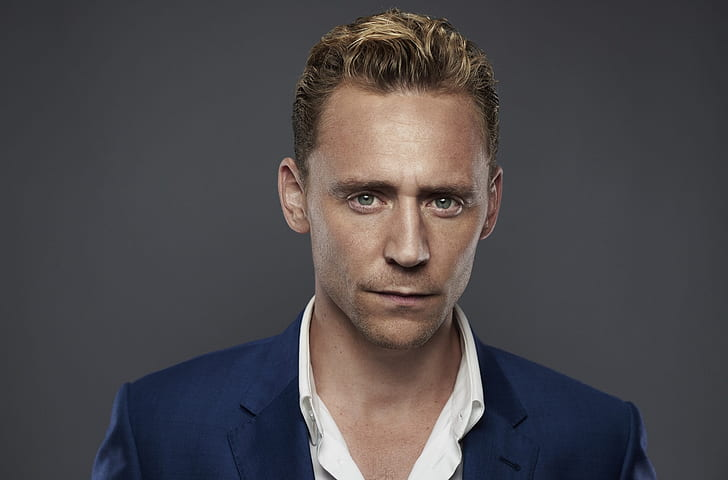
#> input picture img/loki.jpg, 728 x 480 px
$ jupyter execute assignment.ipynb
#> lines starting #> are read from the running program, lines starting #| are printed output that depends on the picture; after the words box and inside, x2 and y2 are one past the last pixel; in counts of white or black regions, pixels touching at a corner belong together
#Importing required libraries

[cell 1]
import cv2
import numpy as np
import matplotlib.pyplot as plt

#Creating required function(Gaussian)

[cell 2]
def _kernel(size=11):

    kernel = np.zeros((size, size), np.float32)
    for i in range(size):
        for j in range(size):
            if(i==j):
                kernel[i][j]=1

    return kernel / np.sum(kernel)

#Input Image

[cell 3]
path = "../img/loki.jpg"
inp_img = cv2.imread(path,cv2.IMREAD_GRAYSCALE)
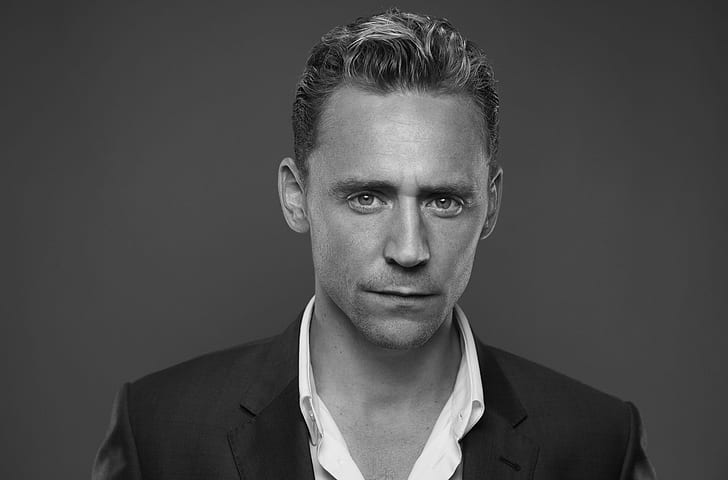
#> inp_img: shape (480, 728); min 0, max 255, mean 74.6
img= cv2.resize(inp_img, (400, 400))
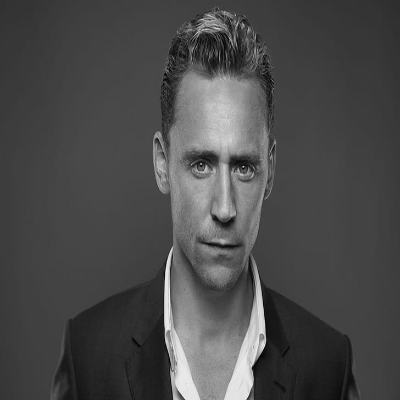
#> img: shape (400, 400); min 0, max 244, mean 74.5

plt.imshow(img, "gray")
plt.show()

#Generating Gaussian kernel

[cell 4]
kernel = _kernel()
plt.imshow(kernel)
plt.show()
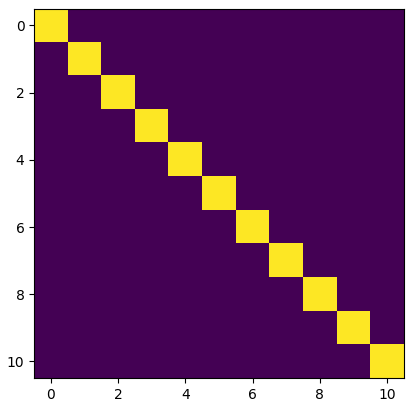
#> figure drawn by matplotlib, 1 panel

#Padding Gaussian Kernel According to image

[cell 5]
padding = int(img.shape[0]//2 - kernel.shape[0]//2)
#> padding = 195
padded_kernel = np.pad(kernel, (padding,padding-1), 'constant', constant_values=(0))
plt.imshow(padded_kernel)
plt.show()
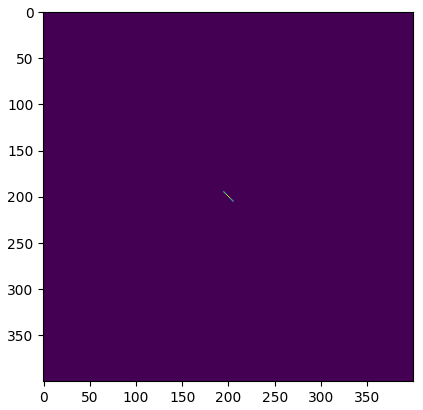
#> figure drawn by matplotlib, 1 panel

#Transforming both kernel and image into fourier domain

[cell 6]
IMG = np.fft.fft2(img)
KERNEL = np.fft.fft2(padded_kernel)
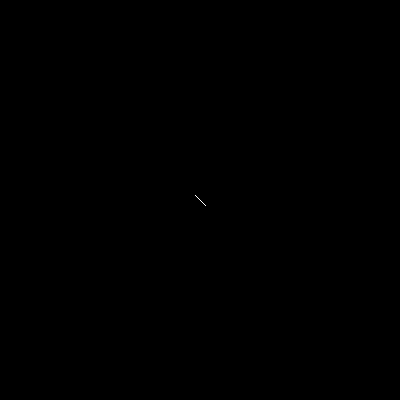
#> padded_kernel: shape (400, 400) float32; values 0 (black) and 0.0909 (white), 0.01% white in thin lines or dots, all inside (x1, y1, x2, y2) = (195, 195, 206, 206)
IMG_SHIFT = np.fft.fftshift(np.log1p(np.abs(IMG)))
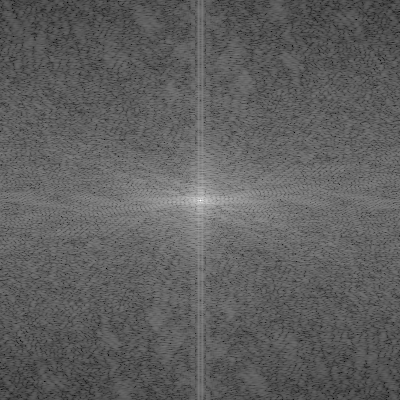
#> IMG_SHIFT: shape (400, 400) float64; min 2.06, max 16.29, mean 7.4; drawn with min black and max white
KERNEL_SHIFT = np.fft.fftshift(np.log1p(np.abs(KERNEL)))
figure, axis = plt.subplots(1,2, figsize=(14, 6))
axis[0].imshow(IMG_SHIFT, "gray")
axis[1].imshow(KERNEL_SHIFT, "gray")
plt.show()
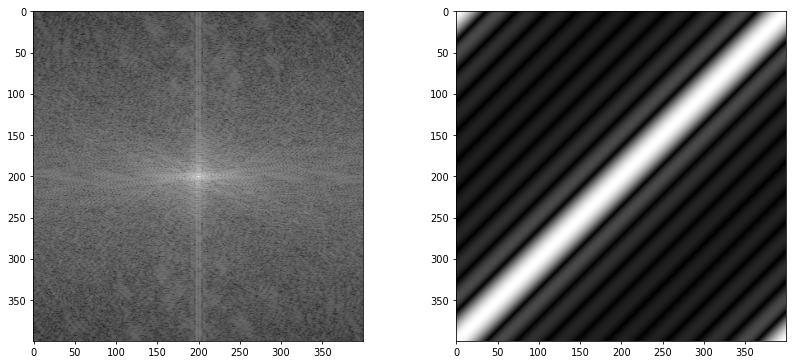
#> figure drawn by matplotlib, 2 panels

#Blurring the image with gaussian kernel

[cell 7]
Blurred_IMG = np.multiply(IMG,KERNEL)
B_IMG =np.fft.ifftshift( np.real(np.fft.ifft2(Blurred_IMG)))
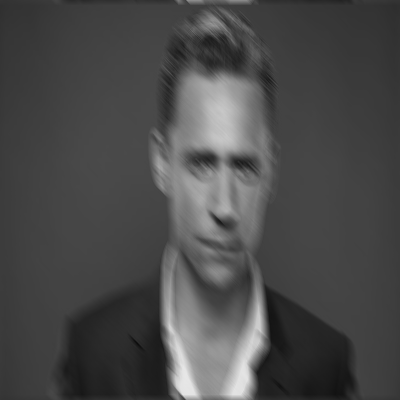
#> B_IMG: shape (400, 400) float64; min 12.55, max 231.3, mean 74.5

figure, axis = plt.subplots(1,2, figsize=(14, 6))
axis[0].imshow(img, "gray")
axis[0].set_title("Input Image")

axis[1].imshow(B_IMG, "gray")

axis[1].set_title("Blurred Image")

plt.show()

#Deconvoluting the blurred image and transforming it back to spatial domain

[cell 8]
OUTPUT_IMG = np.divide(Blurred_IMG, KERNEL)
output_img = np.real(np.fft.ifft2(OUTPUT_IMG))

#Comparing output result with input image

[cell 9]
figure, axis = plt.subplots(1,3, figsize=(20, 6))
axis[0].imshow(img, "gray")
axis[0].set_title("Input Image")
axis[1].imshow(B_IMG, "gray")

axis[1].set_title("Blurred Image")
axis[2].imshow(output_img, "gray")

axis[2].set_title("Output Image")

plt.show()
